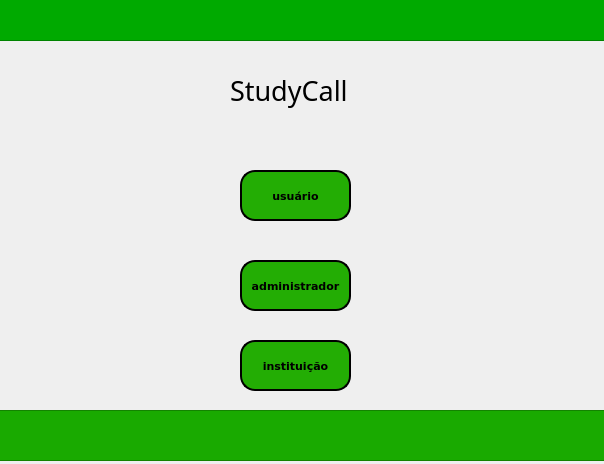
<?xml version="1.0" encoding="UTF-8"?>
<ui version="4.0">
 <class>Dialog</class>
 <widget class="QDialog" name="Dialog">
  <property name="geometry">
   <rect>
    <x>0</x>
    <y>0</y>
    <width>604</width>
    <height>464</height>
   </rect>
  </property>
  <property name="windowTitle">
   <string>Dialog</string>
  </property>
  <widget class="QFrame" name="tela">
   <property name="geometry">
    <rect>
     <x>-10</x>
     <y>-10</y>
     <width>641</width>
     <height>491</height>
    </rect>
   </property>
   <property name="frameShape">
    <enum>QFrame::StyledPanel</enum>
   </property>
   <property name="frameShadow">
    <enum>QFrame::Raised</enum>
   </property>
   <widget class="QPushButton" name="btnAdmin">
    <property name="geometry">
     <rect>
      <x>250</x>
      <y>270</y>
      <width>111</width>
      <height>51</height>
     </rect>
    </property>
    <property name="font">
     <font>
      <family>Verdana</family>
      <pointsize>8</pointsize>
      <weight>75</weight>
      <bold>true</bold>
     </font>
    </property>
    <property name="styleSheet">
     <string notr="true">background-color: rgb(35, 173, 4);
border-radius: 15px;
border: 2px solid black;</string>
    </property>
    <property name="text">
     <string>administrador</string>
    </property>
   </widget>
   <widget class="QLabel" name="textoStudy">
    <property name="geometry">
     <rect>
      <x>240</x>
      <y>80</y>
      <width>131</width>
      <height>41</height>
     </rect>
    </property>
    <property name="font">
     <font>
      <family>Impact</family>
      <pointsize>20</pointsize>
     </font>
    </property>
    <property name="text">
     <string>StudyCall</string>
    </property>
   </widget>
   <widget class="QPushButton" name="btnUser">
    <property name="geometry">
     <rect>
      <x>250</x>
      <y>180</y>
      <width>111</width>
      <height>51</height>
     </rect>
    </property>
    <property name="font">
     <font>
      <family>Verdana</family>
      <pointsize>8</pointsize>
      <weight>75</weight>
      <bold>true</bold>
     </font>
    </property>
    <property name="styleSheet">
     <string notr="true">background-color: rgb(35, 173, 4);
border-radius: 15px;
 border: 2px solid black;</string>
    </property>
    <property name="text">
     <string>usuário</string>
    </property>
   </widget>
   <widget class="QPushButton" name="btnInst">
    <property name="geometry">
     <rect>
      <x>250</x>
      <y>350</y>
      <width>111</width>
      <height>51</height>
     </rect>
    </property>
    <property name="font">
     <font>
      <family>Verdana</family>
      <pointsize>8</pointsize>
      <weight>75</weight>
      <bold>true</bold>
     </font>
    </property>
    <property name="styleSheet">
     <string notr="true">background-color: rgb(35, 173, 4);
border-radius: 15px;
 border: 2px solid black;</string>
    </property>
    <property name="text">
     <string>instituição</string>
    </property>
   </widget>
   <widget class="QFrame" name="verdeCima">
    <property name="geometry">
     <rect>
      <x>0</x>
      <y>0</y>
      <width>771</width>
      <height>51</height>
     </rect>
    </property>
    <property name="styleSheet">
     <string notr="true">background-color: rgb(0, 170, 0);</string>
    </property>
    <property name="frameShape">
     <enum>QFrame::StyledPanel</enum>
    </property>
    <property name="frameShadow">
     <enum>QFrame::Raised</enum>
    </property>
   </widget>
   <widget class="QFrame" name="verdeBaixo">
    <property name="geometry">
     <rect>
      <x>-80</x>
      <y>420</y>
      <width>771</width>
      <height>51</height>
     </rect>
    </property>
    <property name="styleSheet">
     <string notr="true">background-color: rgb(25, 170, 0);</string>
    </property>
    <property name="frameShape">
     <enum>QFrame::StyledPanel</enum>
    </property>
    <property name="frameShadow">
     <enum>QFrame::Raised</enum>
    </property>
   </widget>
  </widget>
 </widget>
 <resources/>
 <connections/>
</ui>
